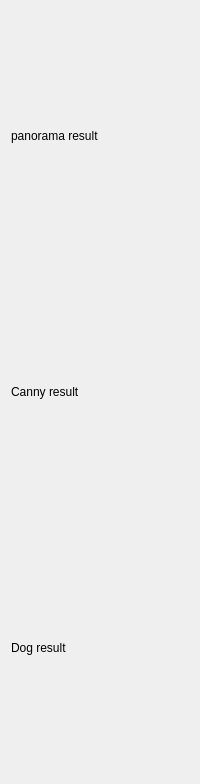
             <widget class="QWidget" name="both_tab">
              <attribute name="title">
               <string>Results of both methods</string>
              </attribute>
              <layout class="QVBoxLayout" name="verticalLayout_10">
               <item>
                <widget class="QLabel" name="panorama_result">
                 <property name="minimumSize">
                  <size>
                   <width>0</width>
                   <height>250</height>
                  </size>
                 </property>
                 <property name="text">
                  <string>panorama result</string>
                 </property>
                </widget>
               </item>
               <item>
                <widget class="QLabel" name="canny_result_2">
                 <property name="minimumSize">
                  <size>
                   <width>0</width>
                   <height>250</height>
                  </size>
                 </property>
                 <property name="text">
                  <string>Canny result</string>
                 </property>
                </widget>
               </item>
               <item>
                <widget class="QLabel" name="dog_result_2">
                 <property name="minimumSize">
                  <size>
                   <width>0</width>
                   <height>250</height>
                  </size>
                 </property>
                 <property name="text">
                  <string>Dog result</string>
                 </property>
                </widget>
               </item>
              </layout>
             </widget>
